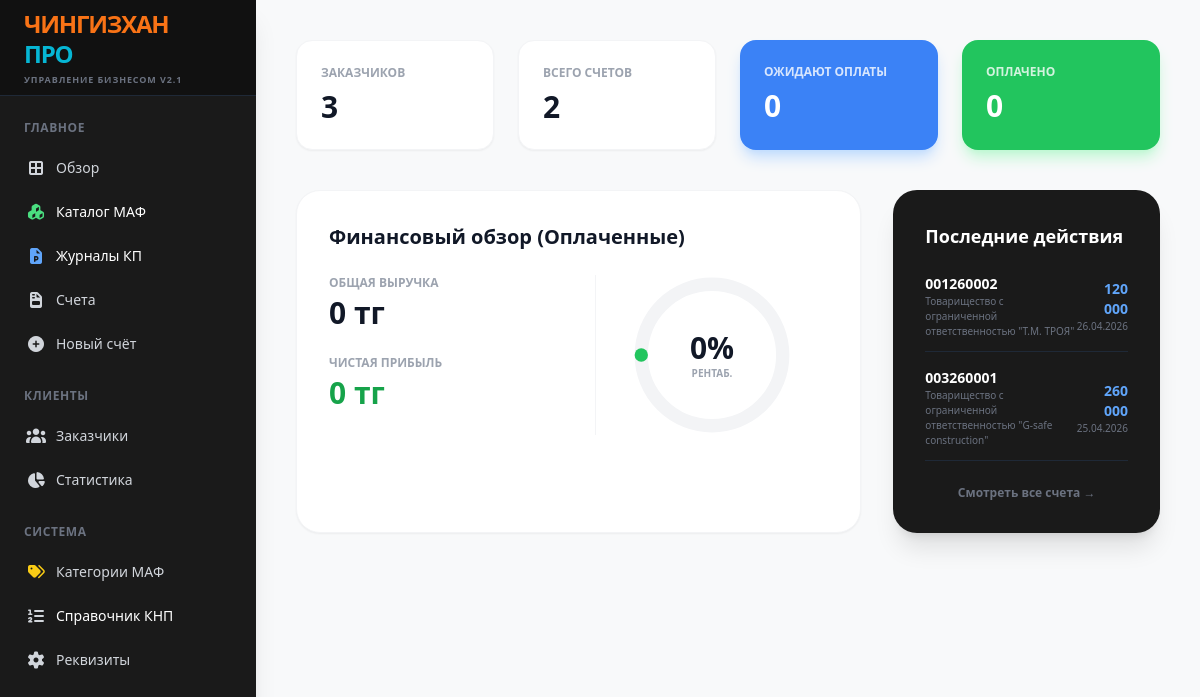
Before: / with the older database file.
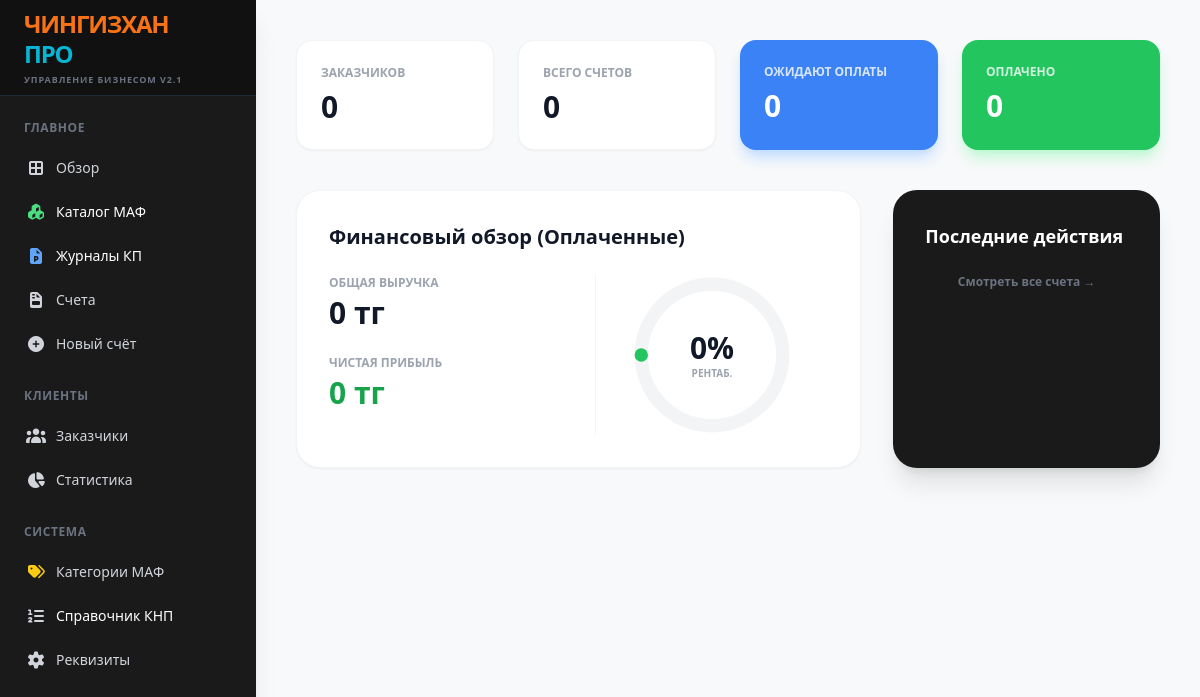
After: the same page with the newer database file.
### tables this page shows
CREATE TABLE invoices (id TEXT PRIMARY KEY, client_id TEXT, date TEXT, subtotal REAL, vat_rate REAL, vat_amount REAL, total REAL, status INTEGER DEFAULT 0, knp TEXT DEFAULT "859", markup REAL DEFAULT 0);

CREATE TABLE clients (id TEXT PRIMARY KEY, name TEXT, bin TEXT, contact TEXT, address TEXT);

### app.py (the view)
@app.route('/')
def dashboard():
    with sqlite3.connect(DB_NAME) as conn:
        c = conn.cursor()
        stats = {'clients': c.execute("SELECT COUNT(*) FROM clients").fetchone()[0], 'invoices': c.execute("SELECT COUNT(*) FROM invoices").fetchone()[0], 'drafts': c.execute("SELECT COUNT(*) FROM invoices WHERE status = 0").fetchone()[0], 'pending': c.execute("SELECT COUNT(*) FROM invoices WHERE status = 1").fetchone()[0], 'paid': c.execute("SELECT COUNT(*) FROM invoices WHERE status = 2").fetchone()[0]}
        paid_invoices = c.execute("SELECT id, total FROM invoices WHERE status = 2").fetchall()
        total_revenue = sum(inv[1] for inv in paid_invoices)
        total_costs = 0
        for inv in paid_invoices:
            costs = c.execute("SELECT SUM(value) FROM internal_costs WHERE invoice_id = ?", (inv[0],)).fetchone()[0]
            if costs: total_costs += costs
        fin_stats = {'revenue': total_revenue, 'costs': total_costs, 'profit': total_revenue - total_costs, 'margin': ((total_revenue - total_costs) / total_revenue * 100) if total_revenue > 0 else 0}
        recent = c.execute("SELECT i.id, c.name, i.date, i.total, i.status FROM invoices i LEFT JOIN clients c ON i.client_id = c.id ORDER BY i.date DESC LIMIT 5").fetchall()
    return render_template('dashboard.html', **stats, fin_stats=fin_stats, recent=recent)

### templates/dashboard.html
{% extends "base.html" %}
{% block content %}
<div class="p-10 max-w-7xl mx-auto">
    <div class="grid grid-cols-4 gap-6 mb-10">
        <div class="bg-white p-6 rounded-2xl shadow-sm border border-gray-100"><div class="text-gray-400 text-xs font-bold uppercase mb-2">Заказчиков</div><div class="text-3xl font-black text-gray-900">{{ clients }}</div></div>
        <div class="bg-white p-6 rounded-2xl shadow-sm border border-gray-100"><div class="text-gray-400 text-xs font-bold uppercase mb-2">Всего счетов</div><div class="text-3xl font-black text-gray-900">{{ invoices }}</div></div>
        <div class="bg-blue-500 p-6 rounded-2xl shadow-lg shadow-blue-200 text-white"><div class="opacity-80 text-xs font-bold uppercase mb-2">Ожидают оплаты</div><div class="text-3xl font-black">{{ pending }}</div></div>
        <div class="bg-green-500 p-6 rounded-2xl shadow-lg shadow-green-200 text-white"><div class="opacity-80 text-xs font-bold uppercase mb-2">Оплачено</div><div class="text-3xl font-black">{{ paid }}</div></div>
    </div>
    <div class="grid grid-cols-3 gap-8 mb-10">
        <div class="col-span-2 bg-white p-8 rounded-3xl shadow-sm border border-gray-100">
            <h3 class="text-xl font-black text-gray-900 mb-6">Финансовый обзор (Оплаченные)</h3>
            <div class="grid grid-cols-2 gap-8">
                <div class="space-y-6">
                    <div><p class="text-gray-400 text-xs font-bold uppercase mb-1">Общая выручка</p><p class="text-3xl font-black text-gray-900">{{ '{:,.0f}'.format(fin_stats.revenue).replace(',', ' ') }} тг</p></div>
                    <div><p class="text-gray-400 text-xs font-bold uppercase mb-1">Чистая прибыль</p><p class="text-3xl font-black text-green-600">{{ '{:,.0f}'.format(fin_stats.profit).replace(',', ' ') }} тг</p></div>
                </div>
                <div class="flex flex-col items-center justify-center border-l border-gray-100">
                    <div class="relative w-40 h-40">
                        <svg class="w-full h-full transform -rotate-90" viewBox="0 0 36 36">
                            <path class="text-gray-100" stroke-width="3" stroke="currentColor" fill="none" d="M18 2.0845 a 15.9155 15.9155 0 0 1 0 31.831 a 15.9155 15.9155 0 0 1 0 -31.831" />
                            <path class="text-green-500 transition-all duration-1000 ease-out" stroke-width="3" stroke-dasharray="{{ fin_stats.margin }}, 100" stroke-linecap="round" stroke="currentColor" fill="none" d="M18 2.0845 a 15.9155 15.9155 0 0 1 0 31.831 a 15.9155 15.9155 0 0 1 0 -31.831" />
                        </svg>
                        <div class="absolute inset-0 flex flex-col items-center justify-center">
                            <span class="text-3xl font-black text-gray-900">{{ fin_stats.margin|round|int }}%</span>
                            <span class="text-[10px] font-bold text-gray-400 uppercase">Рентаб.</span>
                        </div>
                    </div>
                </div>
            </div>
        </div>
        <div class="bg-[#1a1a1a] p-8 rounded-3xl shadow-xl text-white">
            <h3 class="text-lg font-bold mb-6">Последние действия</h3>
            <div class="space-y-4">
                {% for r in recent %}
                <div class="flex justify-between items-center border-b border-gray-800 pb-3">
                    <div><p class="font-bold text-sm">{{ r[0] }}</p><p class="text-[10px] text-gray-500">{{ r[1] }}</p></div>
                    <div class="text-right"><p class="font-bold text-sm text-blue-400">{{ '{:,.0f}'.format(r[3]).replace(',', ' ') }}</p><p class="text-[10px] text-gray-500">{{ r[2] }}</p></div>
                </div>
                {% endfor %}
            </div>
            <a href="/invoices" class="block text-center mt-6 text-xs font-bold text-gray-500 hover:text-white transition">Смотреть все счета →</a>
        </div>
    </div>
</div>
{% endblock %}

Changed rows visible on the page:
removed invoices: id "001260002", name "Товарищество с ограниченной ответственностью \"Т.М. ТРОЯ\"", total "120 000", date "26.04.2026"
removed invoices: id "003260001", name "Товарищество с ограниченной ответственностью \"G-safe construction\"", total "260 000", date "25.04.2026"
Other visible differences:
{{ clients }}: "3" → "0"
{{ invoices }}: "2" → "0"
